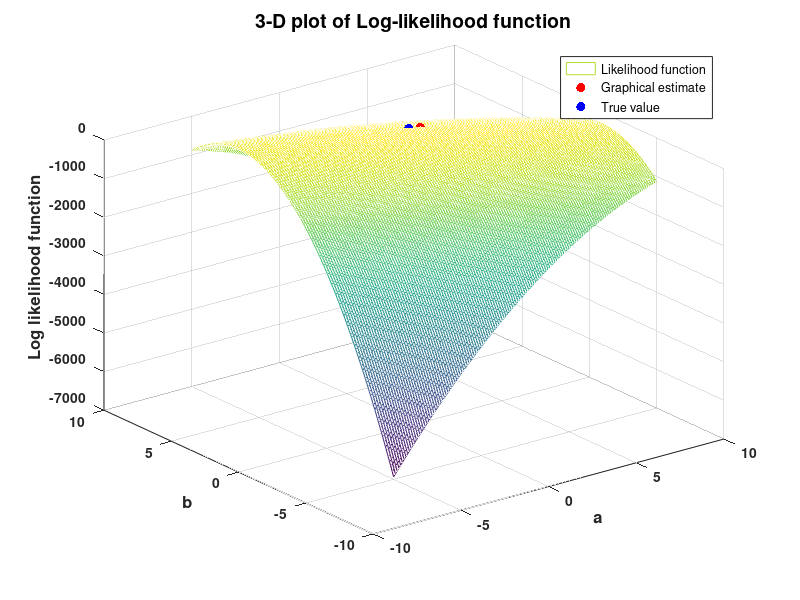

MATLAB code for this plot:
%% Question 4 (b)

% Given data (True values)
N = 100;
a = 2;
b = 3;
sigma_e = 1;
mu_e = 0;

e = mu_e + sigma_e*randn(N,1);  % Gaussian data for epsilon
x = rand(N,1);   % Uniformly distributed data for x

% Calculating values of y[k] with given true values for parameters
y = a*x + b + e;

% Different values of a and b to get the most optimal estimate
a_vec = -5:0.1:10;
b_vec = -5:0.1:10;

Ll = zeros(size(b_vec,2), size(a_vec,2)); %Likelihood function

max = -inf;
for j=1:size(a_vec,2)
    for i=1:size(b_vec,2)
        Ll(i,j) = -(1/2)*log(2*pi*sigma_e^2) - (1/2)*((y-a_vec(j)*x-b_vec(i))'*(y-a_vec(j)*x-b_vec(i)))/sigma_e^2;
        
        if Ll(i,j)>max      % Conditional statement to update graphical maximum
            max = Ll(i,j);
            a_max = a_vec(j);
            b_max = b_vec(i);
        end
        
    end
end

figure
mesh(a_vec, b_vec, Ll);
hold on;
%patch([a_max+5; a_max+5; a_max-5; a_max-5], [b_max-5; b_max+5; b_max+5; b_max-5], [max; max; max; max], 'm');
plot3(a_max,b_max,max,'.r','markersize',20);
hold on;
plot3(a,b,max,'.b','markersize',20);
set(gca,'fontsize',10,'fontweight','bold');
xlabel('a','fontsize',12,'fontweight','bold');
ylabel('b','fontsize',12,'fontweight','bold');
zlabel('Log likelihood function','fontsize',12,'fontweight','bold');
title('3-D plot of Log-likelihood function','fontsize',14,'fontweight','bold');
hold off;
box off;
legend('Likelihood function','Graphical estimate','True value', 'Location' ,'NorthEast');

%% Analytical Maximum Likelihood estimates

B = [x'*y; sum(y)];
A = [ x'*x sum(x); sum(x) N];
theta_hat = A^-1*B;